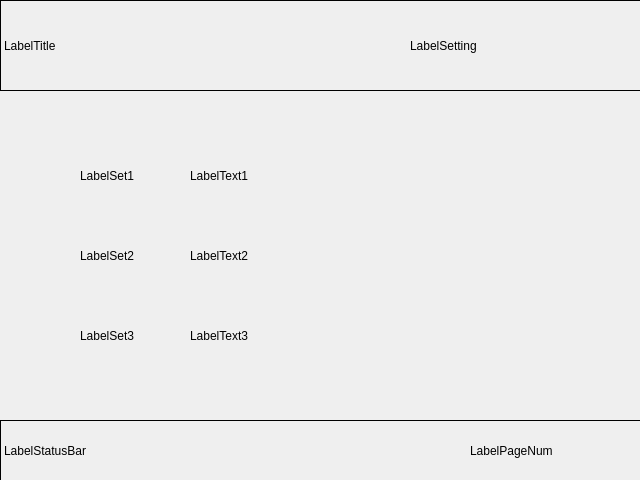
<?xml version="1.0" encoding="UTF-8"?>
<ui version="4.0">
 <class>DlgTVMode</class>
 <widget class="QDialog" name="DlgTVMode">
  <property name="geometry">
   <rect>
    <x>0</x>
    <y>0</y>
    <width>640</width>
    <height>480</height>
   </rect>
  </property>
  <property name="windowTitle">
   <string>Dialog</string>
  </property>
  <widget class="QLabel" name="LabelStatusBar">
   <property name="geometry">
    <rect>
     <x>0</x>
     <y>420</y>
     <width>641</width>
     <height>61</height>
    </rect>
   </property>
   <property name="frameShape">
    <enum>QFrame::Box</enum>
   </property>
   <property name="text">
    <string>LabelStatusBar</string>
   </property>
  </widget>
  <widget class="QLabel" name="LabelPageNum">
   <property name="geometry">
    <rect>
     <x>470</x>
     <y>430</y>
     <width>151</width>
     <height>41</height>
    </rect>
   </property>
   <property name="text">
    <string>LabelPageNum</string>
   </property>
  </widget>
  <widget class="QLabel" name="LabelSet2">
   <property name="geometry">
    <rect>
     <x>80</x>
     <y>220</y>
     <width>481</width>
     <height>71</height>
    </rect>
   </property>
   <property name="frameShape">
    <enum>QFrame::NoFrame</enum>
   </property>
   <property name="text">
    <string>LabelSet2</string>
   </property>
  </widget>
  <widget class="QLabel" name="LabelTitle">
   <property name="geometry">
    <rect>
     <x>0</x>
     <y>0</y>
     <width>641</width>
     <height>91</height>
    </rect>
   </property>
   <property name="frameShape">
    <enum>QFrame::Box</enum>
   </property>
   <property name="text">
    <string>LabelTitle</string>
   </property>
  </widget>
  <widget class="QLabel" name="LabelSetting">
   <property name="geometry">
    <rect>
     <x>410</x>
     <y>0</y>
     <width>231</width>
     <height>91</height>
    </rect>
   </property>
   <property name="text">
    <string>LabelSetting</string>
   </property>
  </widget>
  <widget class="QLabel" name="LabelSet3">
   <property name="geometry">
    <rect>
     <x>80</x>
     <y>300</y>
     <width>481</width>
     <height>71</height>
    </rect>
   </property>
   <property name="frameShape">
    <enum>QFrame::NoFrame</enum>
   </property>
   <property name="text">
    <string>LabelSet3</string>
   </property>
  </widget>
  <widget class="QLabel" name="LabelSet1">
   <property name="geometry">
    <rect>
     <x>80</x>
     <y>140</y>
     <width>481</width>
     <height>71</height>
    </rect>
   </property>
   <property name="frameShape">
    <enum>QFrame::NoFrame</enum>
   </property>
   <property name="text">
    <string>LabelSet1</string>
   </property>
  </widget>
  <widget class="QLabel" name="LabelText1">
   <property name="geometry">
    <rect>
     <x>190</x>
     <y>140</y>
     <width>381</width>
     <height>71</height>
    </rect>
   </property>
   <property name="text">
    <string>LabelText1</string>
   </property>
  </widget>
  <widget class="QLabel" name="LabelText3">
   <property name="geometry">
    <rect>
     <x>190</x>
     <y>300</y>
     <width>381</width>
     <height>71</height>
    </rect>
   </property>
   <property name="text">
    <string>LabelText3</string>
   </property>
  </widget>
  <widget class="QLabel" name="LabelText2">
   <property name="geometry">
    <rect>
     <x>190</x>
     <y>220</y>
     <width>381</width>
     <height>71</height>
    </rect>
   </property>
   <property name="text">
    <string>LabelText2</string>
   </property>
  </widget>
 </widget>
 <resources/>
 <connections/>
</ui>
